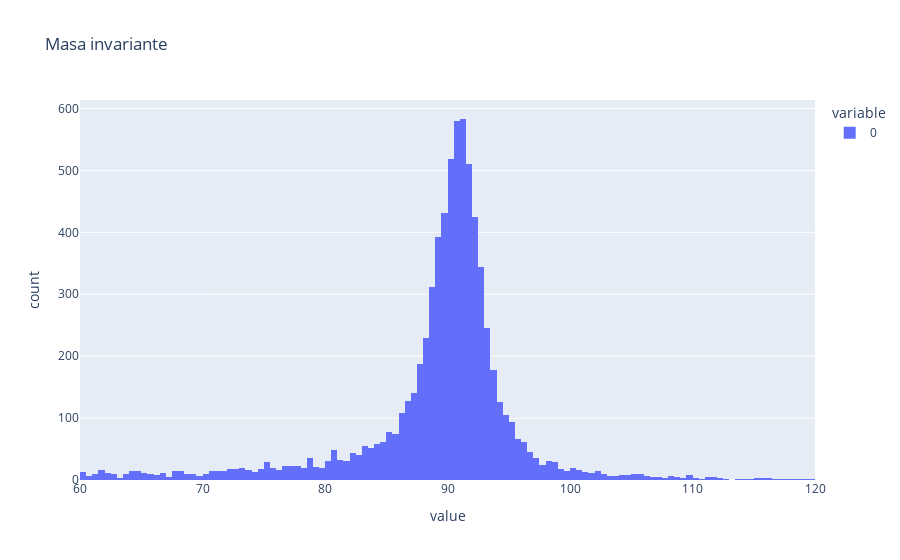

Notebook code cell kept with this figure:
### Code cell
mtransv = mtransversa(df['pt1'], df['pt2'], df['eta1'], df['eta2'], df['phi1'], df['phi2'])

#Se crea y se grafica el histograma. 
fig_5=px.histogram(mtransv, title="Masa invariante")
# fig_5.update_layout(title=r"$\text{Masa invariante} \ M, \ \text{%d bins}$" %1000,
#                    xaxis_title=r"$GeV$",yaxis_title="Eventos")
fig_5.show()

### Figure 1 — Plotly figure (JSON) as saved in the notebook; plotly's stock layout.template omitted (floating-point values rounded to 4 significant figures; data arrays with more than 128 entries replaced by an {"elided": "..."} marker saying what was removed)
{"data": [{"alignmentgroup": "True", "bingroup": "x", "hovertemplate": "variable=0<br>value=%{x}<br>count=%{y}<extra></extra>", "legendgroup": "0", "marker": {"color": "#636efa", "pattern": {"shape": ""}}, "name": "0", "offsetgroup": "0", "orientation": "v", "showlegend": true, "type": "histogram", "x": {"elided": "7383 float values"}, "xaxis": "x", "yaxis": "y"}], "layout": {"autosize": true, "barmode": "relative", "legend": {"title": {"text": "variable"}, "tracegroupgap": 0}, "title": {"text": "Masa invariante"}, "xaxis": {"anchor": "y", "autorange": true, "domain": [0, 1], "range": [60, 120], "title": {"text": "value"}, "type": "linear"}, "yaxis": {"anchor": "x", "autorange": true, "domain": [0, 1], "range": [0, 613.7], "title": {"text": "count"}}}}
